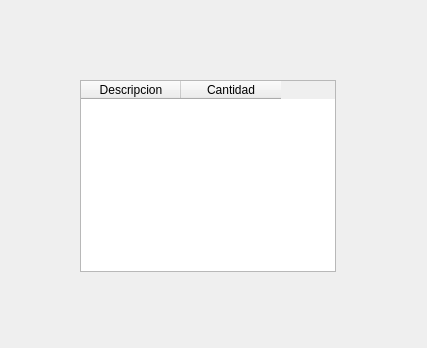
<?xml version="1.0" encoding="UTF-8"?>
<ui version="4.0">
 <class>Estadistica</class>
 <widget class="QDialog" name="Estadistica">
  <property name="geometry">
   <rect>
    <x>0</x>
    <y>0</y>
    <width>427</width>
    <height>348</height>
   </rect>
  </property>
  <property name="windowTitle">
   <string>Dialog</string>
  </property>
  <widget class="QTableWidget" name="table_products">
   <property name="geometry">
    <rect>
     <x>80</x>
     <y>80</y>
     <width>256</width>
     <height>192</height>
    </rect>
   </property>
   <column>
    <property name="text">
     <string>Descripcion</string>
    </property>
   </column>
   <column>
    <property name="text">
     <string>Cantidad</string>
    </property>
   </column>
  </widget>
 </widget>
 <resources/>
 <connections/>
</ui>
